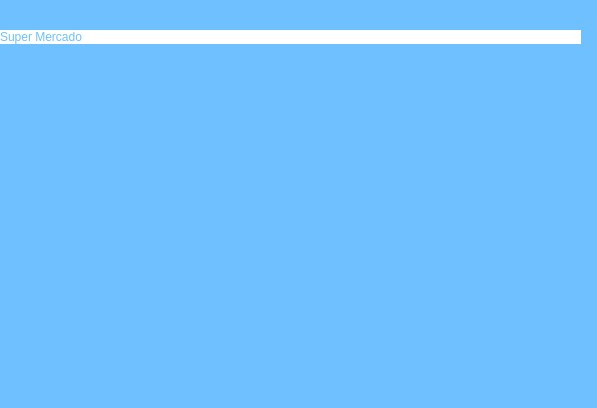
<?xml version="1.0" encoding="UTF-8"?>
<ui version="4.0">
 <class>Form</class>
 <widget class="QWidget" name="Form">
  <property name="geometry">
   <rect>
    <x>0</x>
    <y>0</y>
    <width>597</width>
    <height>408</height>
   </rect>
  </property>
  <property name="sizePolicy">
   <sizepolicy hsizetype="Preferred" vsizetype="Preferred">
    <horstretch>0</horstretch>
    <verstretch>0</verstretch>
   </sizepolicy>
  </property>
  <property name="minimumSize">
   <size>
    <width>400</width>
    <height>0</height>
   </size>
  </property>
  <property name="windowTitle">
   <string>Form</string>
  </property>
  <property name="styleSheet">
   <string notr="true">color: rgb(111, 238, 244);
background-color: rgb(110, 192, 255);
color: rgb(27, 56, 79);</string>
  </property>
  <widget class="QWidget" name="layoutWidget">
   <property name="geometry">
    <rect>
     <x>0</x>
     <y>30</y>
     <width>581</width>
     <height>314</height>
    </rect>
   </property>
   <layout class="QVBoxLayout" name="verticalLayout_2">
    <item>
     <widget class="QLabel" name="label">
      <property name="sizePolicy">
       <sizepolicy hsizetype="Expanding" vsizetype="Fixed">
        <horstretch>0</horstretch>
        <verstretch>0</verstretch>
       </sizepolicy>
      </property>
      <property name="styleSheet">
       <string notr="true">background-color: rgb(255, 255, 255);
font: 20pt &quot;Impact&quot;;
color: rgb(110, 192, 255);
</string>
      </property>
      <property name="text">
       <string>Super Mercado</string>
      </property>
     </widget>
    </item>
    <item>
     <layout class="QHBoxLayout" name="horizontalLayout">
      <item>
       <layout class="QVBoxLayout" name="verticalLayout">
        <item>
         <widget class="QPushButton" name="produtos_btn">
          <property name="sizePolicy">
           <sizepolicy hsizetype="Preferred" vsizetype="Preferred">
            <horstretch>0</horstretch>
            <verstretch>0</verstretch>
           </sizepolicy>
          </property>
          <property name="accessibleName">
           <string extracomment="Produtos"/>
          </property>
          <property name="accessibleDescription">
           <string extracomment="Produtos"/>
          </property>
          <property name="styleSheet">
           <string notr="true">border-radius: 10px;
padding:10px;
</string>
          </property>
          <property name="text">
           <string extracomment="Produtos"/>
          </property>
          <property name="icon">
           <iconset>
            <normaloff>../image/icons8-fast-moving-consumer-goods-96.png</normaloff>../image/icons8-fast-moving-consumer-goods-96.png</iconset>
          </property>
          <property name="iconSize">
           <size>
            <width>50</width>
            <height>50</height>
           </size>
          </property>
         </widget>
        </item>
        <item>
         <widget class="QPushButton" name="produtos_btn_2">
          <property name="sizePolicy">
           <sizepolicy hsizetype="Preferred" vsizetype="Preferred">
            <horstretch>0</horstretch>
            <verstretch>0</verstretch>
           </sizepolicy>
          </property>
          <property name="accessibleName">
           <string extracomment="Produtos"/>
          </property>
          <property name="accessibleDescription">
           <string extracomment="Produtos"/>
          </property>
          <property name="styleSheet">
           <string notr="true">border-radius: 10px;
padding:10px;
</string>
          </property>
          <property name="text">
           <string/>
          </property>
          <property name="icon">
           <iconset>
            <normaloff>../image/icons8-vendas-96.png</normaloff>../image/icons8-vendas-96.png</iconset>
          </property>
          <property name="iconSize">
           <size>
            <width>50</width>
            <height>45</height>
           </size>
          </property>
         </widget>
        </item>
        <item>
         <widget class="QPushButton" name="vendas_btn">
          <property name="sizePolicy">
           <sizepolicy hsizetype="Preferred" vsizetype="Preferred">
            <horstretch>0</horstretch>
            <verstretch>0</verstretch>
           </sizepolicy>
          </property>
          <property name="styleSheet">
           <string notr="true">border-radius: 10px;
padding:10px;</string>
          </property>
          <property name="text">
           <string/>
          </property>
          <property name="icon">
           <iconset>
            <normaloff>../image/icons8-compra-100.png</normaloff>../image/icons8-compra-100.png</iconset>
          </property>
          <property name="iconSize">
           <size>
            <width>50</width>
            <height>50</height>
           </size>
          </property>
         </widget>
        </item>
        <item>
         <spacer name="verticalSpacer">
          <property name="orientation">
           <enum>Qt::Vertical</enum>
          </property>
          <property name="sizeHint" stdset="0">
           <size>
            <width>20</width>
            <height>40</height>
           </size>
          </property>
         </spacer>
        </item>
       </layout>
      </item>
      <item>
       <widget class="QStackedWidget" name="painel_principal">
        <property name="sizePolicy">
         <sizepolicy hsizetype="Preferred" vsizetype="Preferred">
          <horstretch>0</horstretch>
          <verstretch>0</verstretch>
         </sizepolicy>
        </property>
        <property name="styleSheet">
         <string notr="true">background-color: rgb(110, 192, 255);</string>
        </property>
       </widget>
      </item>
     </layout>
    </item>
   </layout>
  </widget>
 </widget>
 <resources/>
 <connections/>
</ui>
